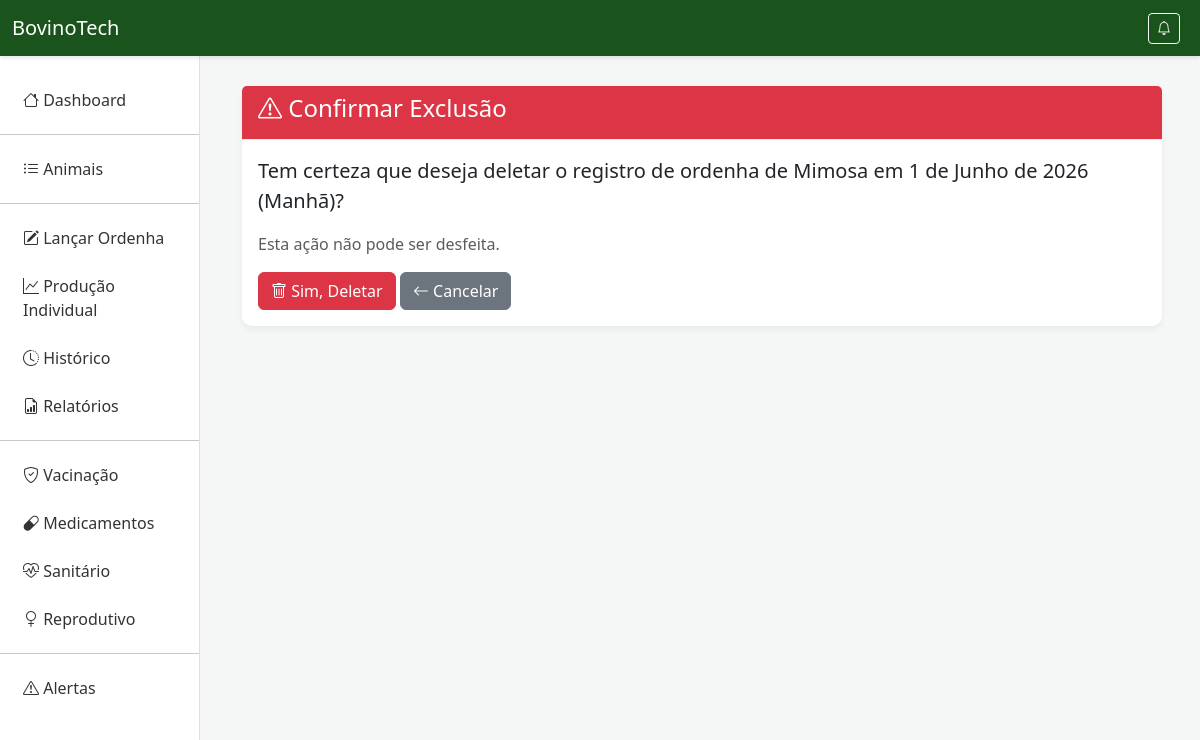
Page /historico-producao/5/deletar/ on the committed database.
### producao/models.py (models this page shows, shortened)
class ProducaoLeite(models.Model):
    PERIODO_CHOICES = [('M', 'Manhã'), ('T', 'Tarde')]
    animal = models.ForeignKey(Animal, on_delete=models.CASCADE, related_name='producoes')
    data = models.DateField(verbose_name="Data da Coleta")
    periodo = models.CharField(max_length=1, choices=PERIODO_CHOICES, verbose_name="Período", default='M')
    quantidade_litros = models.DecimalField(max_digits=10, decimal_places=2, verbose_name="Quantidade (Litros)")

class Animal(models.Model):
    SEXO_CHOICES = [('M', 'Macho'), ('F', 'Fêmea')]
    identificacao = models.CharField(max_length=100, unique=True, verbose_name="Brinco/Nome")
    raca = models.CharField(max_length=100, verbose_name="Raça")
    data_nascimento = models.DateField(verbose_name="Data de Nascimento")
    sexo = models.CharField(max_length=1, choices=SEXO_CHOICES, verbose_name="Sexo")

### producao/views.py (the view)
# urls.py: path('historico-producao/<int:pk>/deletar/', views.deletar_producao, name='deletar_producao'),
def deletar_producao(request, pk):
    producao = get_object_or_404(ProducaoLeite, pk=pk)
    if request.method == 'POST':
        producao.delete()
        return redirect('historico_producao')
    return render(request, 'deletar_producao.html', {'producao': producao})

### producao/templates/deletar_producao.html (shortened to what this page needs)
{% extends 'base.html' %}
{% block content %}
<div class="card border-danger">
    <div class="card-header bg-danger text-white">
        <h4><i class="bi bi-exclamation-triangle"></i> Confirmar Exclusão</h4>
    </div>
    <div class="card-body">
        <p class="lead">Tem certeza que deseja deletar o registro de ordenha de <strong>{{ producao.animal.identificacao }}</strong> em <strong>{{ producao.data }}</strong> ({{ producao.get_periodo_display }})?</p>
        <p class="text-muted">Esta ação não pode ser desfeita.</p>
        <form method="post" class="d-inline">
            <button type="submit" class="btn btn-danger"><i class="bi bi-trash"></i> Sim, Deletar</button>
            <a href="{% url 'historico_producao' %}" class="btn btn-secondary"><i class="bi bi-arrow-left"></i> Cancelar</a>
        </form>
    </div>
</div>
{% endblock %}

### producao/templates/base.html (style rules this page uses)
* { margin: 0; padding: 0; box-sizing: border-box; }
body { background-color: #f4f7f6; font-family: 'Segoe UI', Tahoma, Geneva, Verdana, sans-serif; }
.card { border: none; border-radius: 10px; box-shadow: 0 4px 6px rgba(0,0,0,0.05); }
.card-header { background: white; border-bottom: 1px solid #eee; font-weight: bold; }

### rows in the picture
ProducaoLeite: animal.identificacao "Mimosa", data "1 de Junho de 2026", periodo "Manhã"
